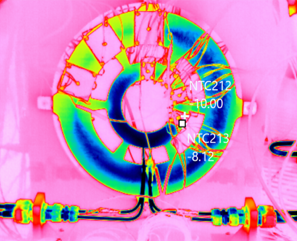
#> input picture challenge.png, 297 x 241 px
$ python 'circle detection.py'
#> lines starting #> are read from the running program, lines starting #| are printed output that depends on the picture; after the words box and inside, x2 and y2 are one past the last pixel; in counts of white or black regions, pixels touching at a corner belong together
# -*- coding: utf-8 -*-
"""
Created on Mon Nov  4 23:05:44 2019

@author: dmase
"""
import numpy as np
import cv2
img_color = cv2.imread('challenge.png')
#> img_color is the input picture: shape (241, 297, 3); mean B, G, R 188.6, 144.3, 203.3
img = cv2.medianBlur(img_color,5) #blurs image to make processing easier
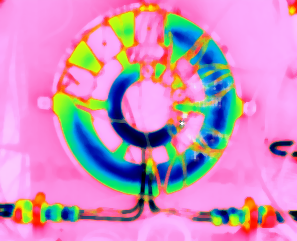
#> img: shape (241, 297, 3); mean B, G, R 190.4, 145.6, 203.5
img = cv2.cvtColor(img,cv2.COLOR_BGR2GRAY) #converts to grayscale
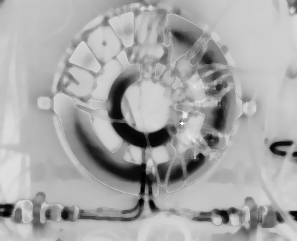
#> img: shape (241, 297); min 0, max 250, mean 168
img = np.invert(img)
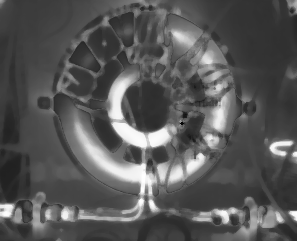
#> img: shape (241, 297); min 5, max 255, mean 87
#clahe = cv2.createCLAHE(clipLimit=1, tileGridSize=(8,8))
#img = clahe.apply(img)
cv2.imshow('image',img) #opens image
cv2.waitKey(1000) #waits for image to render
color = img
rows = img.shape[0]
#> rows = 241
print(rows,img.shape[1])
#| 241 297

def f1(circles):
    if circles is not None:
        print('found')
        circles = np.uint16(np.around(circles))
        for i in circles[0, :]:
            center = (i[0], i[1])
            # circle center
            cv2.circle(img, center, 1, (0, 100, 100), 3)
            # circle outline
            radius = i[2]
            cv2.circle(img, center, radius, (255, 0, 255), 1)
    else: print('not found')
    cv2.imshow("detected circles", img)
    cv2.imwrite('detected circles.png', img)
    cv2.waitKey(1000)
    return(radius,center)
def f2(circles,r):
    if circles is not None:
        print('found')
        circles = np.uint16(np.around(circles))
        for i in circles[0, :]:
            center = (i[0], i[1])
            # circle center
            cv2.circle(img, center, 1, (0, 100, 100), 3)
            # circle outline
            radius = r
            cv2.circle(img, center, radius, (255, 0, 255), 1)
    # Simple binary threshold
    else: print('not found')
    cv2.imshow("detected circles", img)
    cv2.imwrite('detected circles.png', img)
    cv2.waitKey(1000)
circles = cv2.HoughCircles(img, cv2.HOUGH_GRADIENT,1, rows/8,
                           param1 = 140, param2 = 50, minRadius = 20, maxRadius = 60) #parameters for inner circle
#> circles = [[147.5, 104.5, 27.2]]
print(circles)
#| [[[147.5 104.5  27.2]]]
height,width = img.shape
#> height = 241; width = 297
mask = np.zeros((height,width), np.uint8)
radius , center = f1(circles)[0], f1(circles)[1]  #innermost circle
#> in f1, `circles = np.uint16(np.around(circles))`: circles = [[148, 104, 27]]
#> the loop in f1, `for i in circles[0, :]:` made 1 pass
#> after the loop in f1, `for i in circles[0, :]:`:
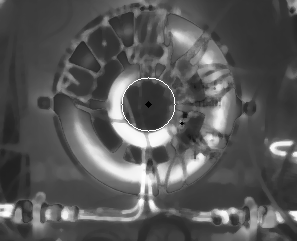
#> img: shape (241, 297); 0.25% of pixels changed, all inside (x1, y1, x2, y2) = (121, 77, 176, 132)
#> the loop in f1 (call 2), `for i in circles[0, :]:` made 1 pass
#> radius = 27; center = (148, 104)
print(center)
#| (148, 104)
r_offset1 = radius + int(radius/1.69) #outer inner circle radius is a multiple of inner radius
#> r_offset1 = 42
r_offset2 = radius + int(radius*1.3) #inner outer cirlce
#> r_offset2 = 62
r_offset3 = radius + int(radius*2.5) #outermost circle
#> r_offset3 = 94
f2(circles,r_offset1)
#> in f2, `circles = np.uint16(np.around(circles))`: circles = [[148, 104, 27]]
#> the loop in f2, `for i in circles[0, :]:` made 1 pass
#> (i, radius) on pass 1: ([148, 104, 27], 42)
#> after the loop in f2, `for i in circles[0, :]:`:
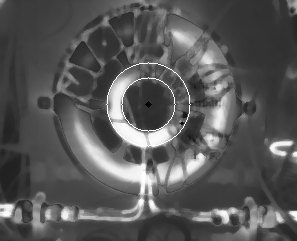
#> img: shape (241, 297); 0.33% of pixels changed, all inside (x1, y1, x2, y2) = (106, 62, 191, 147)
f2(circles,r_offset2)
#> call 2 of f2, with circles = array of shape (1, 1, 3), r = 62
#> the loop in f2 (call 2), `for i in circles[0, :]:` made 1 pass
#> (i, radius) on pass 1: ([148, 104, 27], 62)
#> after the loop in f2 (call 2), `for i in circles[0, :]:`:
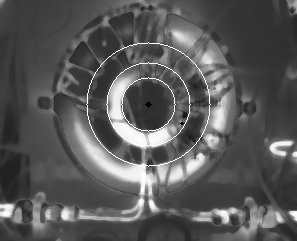
#> img: shape (241, 297); 0.49% of pixels changed, all inside (x1, y1, x2, y2) = (86, 42, 211, 167)
f2(circles,r_offset3)
#> call 3 of f2, with circles = array of shape (1, 1, 3), r = 94
#> the loop in f2 (call 3), `for i in circles[0, :]:` made 1 pass
#> (i, radius) on pass 1: ([148, 104, 27], 94)
#> after the loop in f2 (call 3), `for i in circles[0, :]:`:
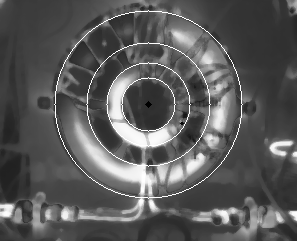
#> img: shape (241, 297); 0.74% of pixels changed, all inside (x1, y1, x2, y2) = (54, 10, 243, 199)
print(r_offset1, r_offset2, r_offset3) #feed this data into temp reader to form boundary circles
#| 42 62 94

# [4 lines of commented-out code are left out]
